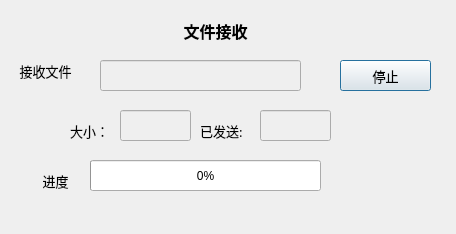
<?xml version="1.0" encoding="UTF-8"?>
<ui version="4.0">
 <class>FileCntDlg</class>
 <widget class="QDialog" name="FileCntDlg">
  <property name="geometry">
   <rect>
    <x>0</x>
    <y>0</y>
    <width>456</width>
    <height>234</height>
   </rect>
  </property>
  <property name="windowTitle">
   <string>Dialog</string>
  </property>
  <widget class="QLineEdit" name="rfileNameLineEdit">
   <property name="enabled">
    <bool>false</bool>
   </property>
   <property name="geometry">
    <rect>
     <x>100</x>
     <y>60</y>
     <width>201</width>
     <height>31</height>
    </rect>
   </property>
   <property name="font">
    <font>
     <family>微软雅黑</family>
     <pointsize>10</pointsize>
    </font>
   </property>
   <property name="alignment">
    <set>Qt::AlignCenter</set>
   </property>
   <property name="readOnly">
    <bool>true</bool>
   </property>
  </widget>
  <widget class="QPushButton" name="cntClosePushButton">
   <property name="geometry">
    <rect>
     <x>340</x>
     <y>60</y>
     <width>91</width>
     <height>31</height>
    </rect>
   </property>
   <property name="font">
    <font>
     <family>微软雅黑</family>
     <pointsize>10</pointsize>
    </font>
   </property>
   <property name="text">
    <string>停止</string>
   </property>
  </widget>
  <widget class="QLineEdit" name="recvSizeLineEdit">
   <property name="enabled">
    <bool>false</bool>
   </property>
   <property name="geometry">
    <rect>
     <x>260</x>
     <y>110</y>
     <width>71</width>
     <height>31</height>
    </rect>
   </property>
   <property name="font">
    <font>
     <family>微软雅黑</family>
     <pointsize>10</pointsize>
    </font>
   </property>
   <property name="alignment">
    <set>Qt::AlignCenter</set>
   </property>
   <property name="readOnly">
    <bool>true</bool>
   </property>
  </widget>
  <widget class="QProgressBar" name="recvProgressBar">
   <property name="geometry">
    <rect>
     <x>90</x>
     <y>160</y>
     <width>231</width>
     <height>31</height>
    </rect>
   </property>
   <property name="value">
    <number>0</number>
   </property>
  </widget>
  <widget class="QLineEdit" name="rfileSizeLineEdit">
   <property name="enabled">
    <bool>false</bool>
   </property>
   <property name="geometry">
    <rect>
     <x>120</x>
     <y>110</y>
     <width>71</width>
     <height>31</height>
    </rect>
   </property>
   <property name="font">
    <font>
     <family>微软雅黑</family>
     <pointsize>10</pointsize>
    </font>
   </property>
   <property name="alignment">
    <set>Qt::AlignCenter</set>
   </property>
   <property name="readOnly">
    <bool>true</bool>
   </property>
  </widget>
  <widget class="QLabel" name="label">
   <property name="geometry">
    <rect>
     <x>170</x>
     <y>15</y>
     <width>91</width>
     <height>31</height>
    </rect>
   </property>
   <property name="font">
    <font>
     <family>微软雅黑</family>
     <pointsize>12</pointsize>
     <weight>75</weight>
     <bold>true</bold>
    </font>
   </property>
   <property name="text">
    <string>文件接收</string>
   </property>
   <property name="alignment">
    <set>Qt::AlignCenter</set>
   </property>
  </widget>
  <widget class="QLabel" name="label_3">
   <property name="geometry">
    <rect>
     <x>70</x>
     <y>120</y>
     <width>71</width>
     <height>21</height>
    </rect>
   </property>
   <property name="font">
    <font>
     <family>微软雅黑</family>
     <pointsize>10</pointsize>
    </font>
   </property>
   <property name="text">
    <string>大小：</string>
   </property>
  </widget>
  <widget class="QLabel" name="label_2">
   <property name="geometry">
    <rect>
     <x>10</x>
     <y>60</y>
     <width>71</width>
     <height>21</height>
    </rect>
   </property>
   <property name="font">
    <font>
     <family>微软雅黑</family>
     <pointsize>10</pointsize>
    </font>
   </property>
   <property name="text">
    <string>接收文件</string>
   </property>
   <property name="alignment">
    <set>Qt::AlignCenter</set>
   </property>
  </widget>
  <widget class="QLabel" name="label_4">
   <property name="geometry">
    <rect>
     <x>200</x>
     <y>120</y>
     <width>71</width>
     <height>21</height>
    </rect>
   </property>
   <property name="font">
    <font>
     <family>微软雅黑</family>
     <pointsize>10</pointsize>
    </font>
   </property>
   <property name="text">
    <string>已发送:</string>
   </property>
  </widget>
  <widget class="QLabel" name="label_5">
   <property name="geometry">
    <rect>
     <x>20</x>
     <y>170</y>
     <width>71</width>
     <height>21</height>
    </rect>
   </property>
   <property name="font">
    <font>
     <family>微软雅黑</family>
     <pointsize>10</pointsize>
    </font>
   </property>
   <property name="text">
    <string>进度</string>
   </property>
   <property name="alignment">
    <set>Qt::AlignCenter</set>
   </property>
  </widget>
  <widget class="QLabel" name="rateLabel">
   <property name="geometry">
    <rect>
     <x>350</x>
     <y>170</y>
     <width>72</width>
     <height>15</height>
    </rect>
   </property>
   <property name="font">
    <font>
     <family>微软雅黑</family>
     <pointsize>10</pointsize>
    </font>
   </property>
   <property name="text">
    <string/>
   </property>
  </widget>
 </widget>
 <resources/>
 <connections/>
</ui>
